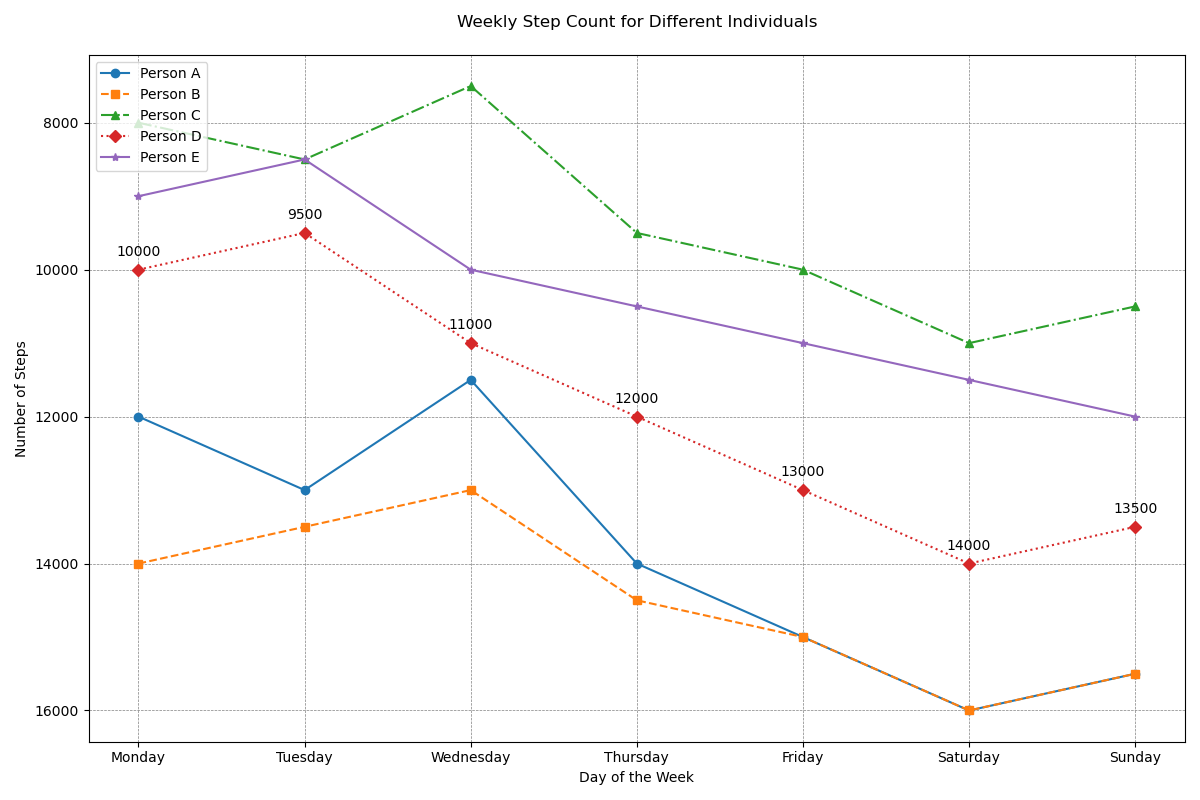

The Python source for this figure:
import matplotlib.pyplot as plt

data = [
    {'Day': 'Monday', 'Person A': 12000, 'Person B': 14000, 'Person C': 8000, 'Person D': 10000, 'Person E': 9000},
    {'Day': 'Tuesday', 'Person A': 13000, 'Person B': 13500, 'Person C': 8500, 'Person D': 9500, 'Person E': 8500},
    {'Day': 'Wednesday', 'Person A': 11500, 'Person B': 13000, 'Person C': 7500, 'Person D': 11000, 'Person E': 10000},
    {'Day': 'Thursday', 'Person A': 14000, 'Person B': 14500, 'Person C': 9500, 'Person D': 12000, 'Person E': 10500},
    {'Day': 'Friday', 'Person A': 15000, 'Person B': 15000, 'Person C': 10000, 'Person D': 13000, 'Person E': 11000},
    {'Day': 'Saturday', 'Person A': 16000, 'Person B': 16000, 'Person C': 11000, 'Person D': 14000, 'Person E': 11500},
    {'Day': 'Sunday', 'Person A': 15500, 'Person B': 15500, 'Person C': 10500, 'Person D': 13500, 'Person E': 12000}
]

days = [item['Day'] for item in data]
person_a = [item['Person A'] for item in data]
person_b = [item['Person B'] for item in data]
person_c = [item['Person C'] for item in data]
person_d = [item['Person D'] for item in data]
person_e = [item['Person E'] for item in data]

plt.figure(figsize=(12, 8))
plt.plot(days, person_a, label='Person A', linestyle='-', marker='o', color='#1f77b4')
plt.plot(days, person_b, label='Person B', linestyle='--', marker='s', color='#ff7f0e')
plt.plot(days, person_c, label='Person C', linestyle='-.', marker='^', color='#2ca02c')
plt.plot(days, person_d, label='Person D', linestyle=':', marker='D', color='#d62728')
plt.plot(days, person_e, label='Person E', linestyle='-', marker='*', color='#9467bd')

plt.title('Weekly Step Count for Different Individuals', pad=20)
plt.xlabel('Day of the Week')
plt.ylabel('Number of Steps')
plt.legend(loc='upper left')

plt.grid(True, linestyle='--', linewidth=0.5, color='gray')
plt.gca().invert_yaxis()

for i, txt in enumerate(person_d):
    plt.annotate(txt, (days[i], person_d[i]), textcoords="offset points", xytext=(0,10), ha='center')

plt.tight_layout()
plt.show()
